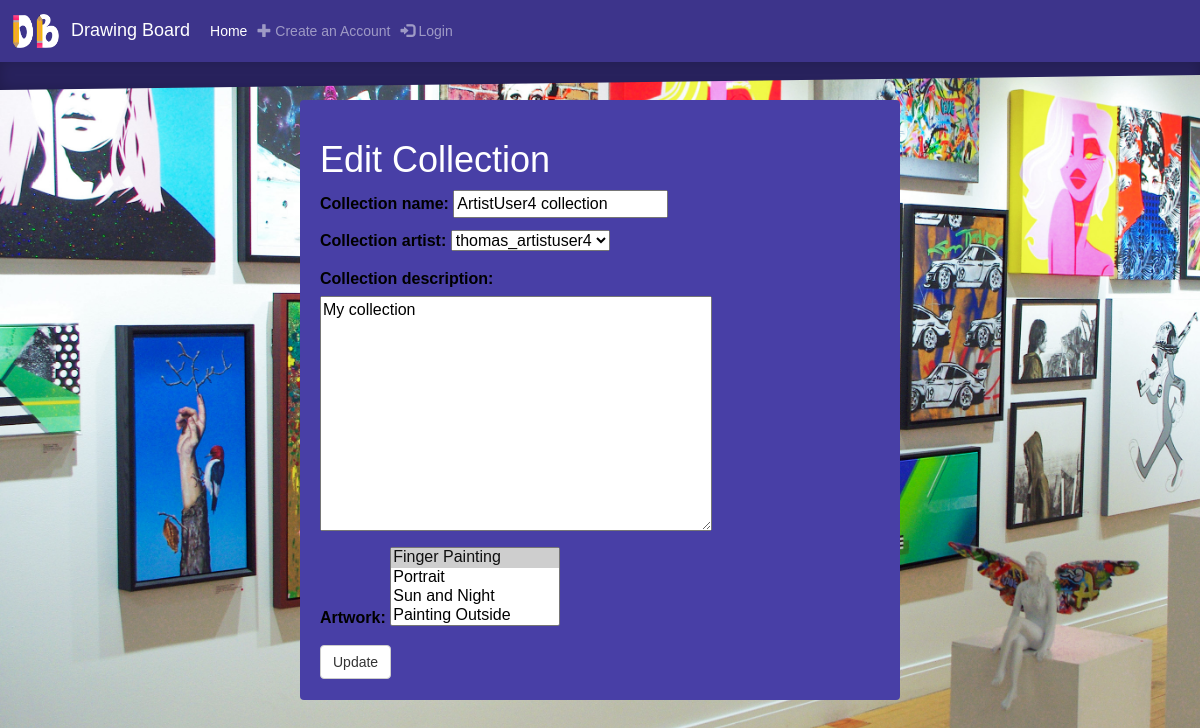
The app's page /collection/4/edit/, older data.
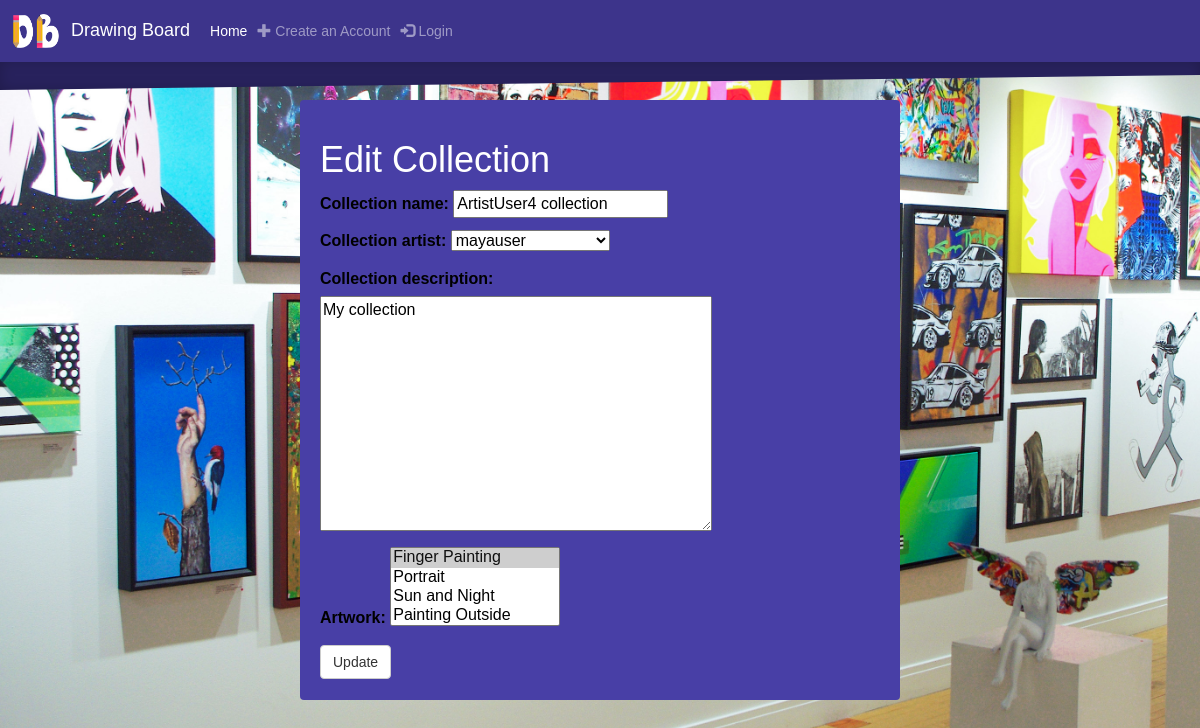
The same page, newer data.
### gallery/models.py (models this page shows, shortened)
class Collection(models.Model):
    collection_name = models.CharField(max_length=200)
    collection_description = models.TextField(max_length=280, null=True, blank=True)
    collection_artist = models.ForeignKey('Artist', on_delete=models.CASCADE)
    artwork = models.ManyToManyField(Artwork, blank=True)

### gallery/views.py (the view)
# urls.py: path('collection/<int:pk>/edit/', views.collection_edit, name='collection_edit'),
def collection_edit(request, pk):
    collection = get_object_or_404(Collection, pk=pk)
    if request.method == "POST":
        form = CollectionForm(request.POST, request.FILES, instance=collection)
        if form.is_valid():
            collection = form.save(commit=False)
            collection.updated_date = timezone.now()
            collection.save()
            form.save_m2m()
            return redirect('gallery:collection_list')
    else:
        form = CollectionForm(instance=collection)
    return render(request, 'gallery/collection_edit.html', {'form': form})

### gallery/forms.py
class CollectionForm(forms.ModelForm):
    class Meta:
        model = Collection
        artwork = forms.ModelMultipleChoiceField(queryset=Artwork.objects.all())
        fields = ('collection_name', 'collection_artist', 'collection_description', 'artwork')

### gallery/models.py (called while the page is built)
    def __str__(self):
        return f'{self.user}'

    def __str__(self):
        return f'{self.artwork_title}'

### gallery/templates/gallery/collection_edit.html (shortened to what this page needs)
<!DOCTYPE html>
{% extends 'gallery/base.html' %}
{% load static %}
{% block content %}
    <head>
    </head>
    <div class = "editbox">
        <h1>Edit Collection</h1>
        <div class = "edit-form">
            <form method="POST" enctype="multipart/form-data" class="collection_form">{% csrf_token %}
                {{ form.as_p }}
                <button type="submit" class="save btn btn-default">Update</button>
            </form>
        </div>
    </div>
{% endblock %}

Row changes from the older to the newer data that the page shows:
changed Collection "ArtistUser4 collection": collection_artist "thomas_artistuser4" → "mayauser"
